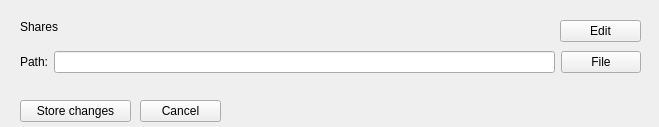
<?xml version="1.0" encoding="UTF-8"?>
<ui version="4.0">
 <class>Form</class>
 <widget class="QWidget" name="Form">
  <property name="geometry">
   <rect>
    <x>0</x>
    <y>0</y>
    <width>659</width>
    <height>127</height>
   </rect>
  </property>
  <property name="windowTitle">
   <string>Form</string>
  </property>
  <widget class="QLabel" name="label">
   <property name="geometry">
    <rect>
     <x>20</x>
     <y>20</y>
     <width>57</width>
     <height>14</height>
    </rect>
   </property>
   <property name="text">
    <string>Shares</string>
   </property>
  </widget>
  <widget class="QWidget" name="layoutWidget">
   <property name="geometry">
    <rect>
     <x>20</x>
     <y>50</y>
     <width>621</width>
     <height>24</height>
    </rect>
   </property>
   <layout class="QHBoxLayout" name="horizontalLayout">
    <item>
     <widget class="QLabel" name="label_2">
      <property name="text">
       <string>Path:</string>
      </property>
     </widget>
    </item>
    <item>
     <widget class="QLineEdit" name="path"/>
    </item>
    <item>
     <widget class="QPushButton" name="file">
      <property name="text">
       <string>File</string>
      </property>
     </widget>
    </item>
   </layout>
  </widget>
  <widget class="QPushButton" name="save">
   <property name="geometry">
    <rect>
     <x>20</x>
     <y>100</y>
     <width>111</width>
     <height>22</height>
    </rect>
   </property>
   <property name="text">
    <string>Store changes</string>
   </property>
  </widget>
  <widget class="QPushButton" name="cancel">
   <property name="geometry">
    <rect>
     <x>140</x>
     <y>100</y>
     <width>81</width>
     <height>22</height>
    </rect>
   </property>
   <property name="text">
    <string>Cancel</string>
   </property>
  </widget>
  <widget class="QPushButton" name="edit">
   <property name="geometry">
    <rect>
     <x>560</x>
     <y>20</y>
     <width>81</width>
     <height>22</height>
    </rect>
   </property>
   <property name="text">
    <string>Edit</string>
   </property>
  </widget>
 </widget>
 <resources/>
 <connections/>
</ui>
